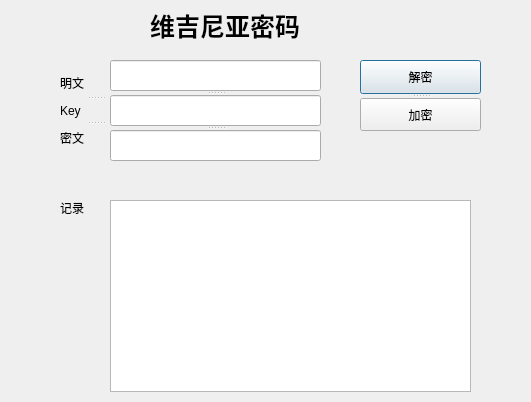
<?xml version="1.0" encoding="UTF-8"?>
<ui version="4.0">
 <class>Vigenere</class>
 <widget class="QDialog" name="Vigenere">
  <property name="geometry">
   <rect>
    <x>0</x>
    <y>0</y>
    <width>531</width>
    <height>402</height>
   </rect>
  </property>
  <property name="windowTitle">
   <string>Dialog</string>
  </property>
  <widget class="QTextBrowser" name="Record">
   <property name="geometry">
    <rect>
     <x>110</x>
     <y>200</y>
     <width>361</width>
     <height>192</height>
    </rect>
   </property>
  </widget>
  <widget class="QLabel" name="label_4">
   <property name="geometry">
    <rect>
     <x>60</x>
     <y>200</y>
     <width>72</width>
     <height>15</height>
    </rect>
   </property>
   <property name="text">
    <string>记录</string>
   </property>
  </widget>
  <widget class="QLabel" name="label_5">
   <property name="geometry">
    <rect>
     <x>150</x>
     <y>10</y>
     <width>221</width>
     <height>31</height>
    </rect>
   </property>
   <property name="font">
    <font>
     <pointsize>19</pointsize>
     <weight>75</weight>
     <bold>true</bold>
    </font>
   </property>
   <property name="text">
    <string>维吉尼亚密码</string>
   </property>
  </widget>
  <widget class="QSplitter" name="splitter_3">
   <property name="geometry">
    <rect>
     <x>60</x>
     <y>70</y>
     <width>71</width>
     <height>81</height>
    </rect>
   </property>
   <property name="orientation">
    <enum>Qt::Vertical</enum>
   </property>
   <widget class="QLabel" name="label">
    <property name="text">
     <string>明文</string>
    </property>
   </widget>
   <widget class="QLabel" name="label_2">
    <property name="text">
     <string>Key</string>
    </property>
   </widget>
   <widget class="QLabel" name="label_3">
    <property name="text">
     <string>密文</string>
    </property>
   </widget>
  </widget>
  <widget class="QSplitter" name="splitter_2">
   <property name="geometry">
    <rect>
     <x>110</x>
     <y>60</y>
     <width>211</width>
     <height>101</height>
    </rect>
   </property>
   <property name="orientation">
    <enum>Qt::Vertical</enum>
   </property>
   <widget class="QLineEdit" name="MingWord">
    <property name="font">
     <font>
      <pointsize>12</pointsize>
     </font>
    </property>
   </widget>
   <widget class="QLineEdit" name="Key">
    <property name="font">
     <font>
      <pointsize>12</pointsize>
     </font>
    </property>
   </widget>
   <widget class="QLineEdit" name="SecretWord">
    <property name="font">
     <font>
      <pointsize>12</pointsize>
     </font>
    </property>
   </widget>
  </widget>
  <widget class="QSplitter" name="splitter">
   <property name="geometry">
    <rect>
     <x>360</x>
     <y>60</y>
     <width>121</width>
     <height>71</height>
    </rect>
   </property>
   <property name="orientation">
    <enum>Qt::Vertical</enum>
   </property>
   <widget class="QPushButton" name="JieMi">
    <property name="text">
     <string>解密</string>
    </property>
   </widget>
   <widget class="QPushButton" name="JiaMi">
    <property name="text">
     <string>加密</string>
    </property>
   </widget>
  </widget>
 </widget>
 <resources/>
 <connections>
  <connection>
   <sender>JiaMi</sender>
   <signal>clicked()</signal>
   <receiver>Vigenere</receiver>
   <slot>jiami()</slot>
   <hints>
    <hint type="sourcelabel">
     <x>389</x>
     <y>116</y>
    </hint>
    <hint type="destinationlabel">
     <x>361</x>
     <y>166</y>
    </hint>
   </hints>
  </connection>
  <connection>
   <sender>JieMi</sender>
   <signal>clicked()</signal>
   <receiver>Vigenere</receiver>
   <slot>jiemi()</slot>
   <hints>
    <hint type="sourcelabel">
     <x>389</x>
     <y>72</y>
    </hint>
    <hint type="destinationlabel">
     <x>414</x>
     <y>33</y>
    </hint>
   </hints>
  </connection>
 </connections>
 <slots>
  <slot>jiemi()</slot>
  <slot>jiami()</slot>
 </slots>
</ui>
